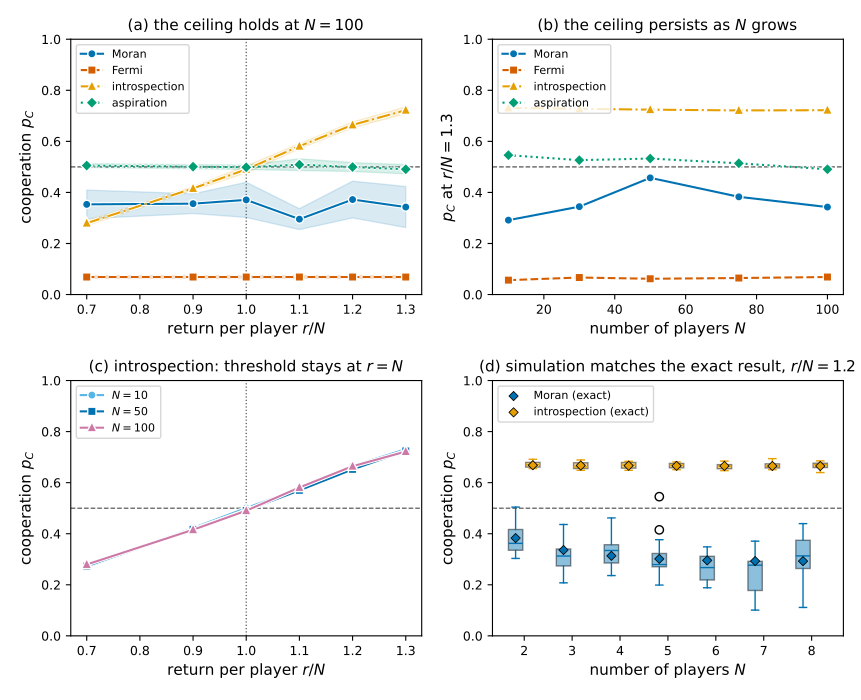

Python code for this plot:
"""The cooperation ceiling for large populations.

Reads the resumable simulation sweep produced by
``assets/data/large_n/main.py`` and draws a four-panel figure: the ceiling at
N = 100, its persistence in N, the introspection threshold across N, and a
validation of the simulator against the exact steady state at small N.
"""

import pathlib

import numpy as np
import pandas as pd
import matplotlib.pyplot as plt
import matplotlib.patheffects as path_effects

here = pathlib.Path(__file__).resolve()
data_path = here.parents[2] / "data" / "large_n"
figure_outputs = [
    here.parent / "main.pdf",
    here.parents[3] / "tex" / "figures" / "ceiling_large_n" / "main.pdf",
]

extrinsic = ["moran", "fermi"]
intrinsic = ["introspection", "aspiration"]
colours = {
    "moran": "#0072B2",
    "fermi": "#D55E00",
    "introspection": "#E69F00",
    "aspiration": "#009E73",
}
styles = {
    "moran": ("-", "o"),
    "fermi": ("--", "s"),
    "introspection": ("-.", "^"),
    "aspiration": (":", "D"),
}
labels = {
    "moran": "Moran",
    "fermi": "Fermi",
    "introspection": "introspection",
    "aspiration": "aspiration",
}
baseline_colour = "#555555"
halo = [path_effects.Stroke(linewidth=3, foreground="white"), path_effects.Normal()]
collapse_colours = {10: "#56B4E9", 50: "#0072B2", 100: "#CC79A7"}
collapse_markers = {10: "o", 50: "s", 100: "^"}

plt.rcParams.update(
    {
        "font.size": 11,
        "axes.titlesize": 11,
        "axes.labelsize": 11,
        "legend.fontsize": 8,
        "xtick.labelsize": 9,
        "ytick.labelsize": 9,
    }
)

simulations = pd.read_csv(data_path / "simulations.csv")
exact = (
    pd.read_csv(data_path / "exact.csv")
    if (data_path / "exact.csv").exists()
    else pd.DataFrame(columns=["dynamic", "N", "r_over_N", "p_C"])
)

aggregated = (
    simulations.groupby(["dynamic", "N", "r_index", "r_over_N"])["p_C"]
    .agg(["mean", "std", "count"])
    .reset_index()
)
aggregated["sem"] = aggregated["std"].fillna(0.0) / np.sqrt(aggregated["count"])


def add_baseline(ax, threshold=True):
    ax.axhline(0.5, color=baseline_colour, linestyle="--", linewidth=0.9, zorder=0)
    if threshold:
        ax.axvline(1.0, color=baseline_colour, linestyle=":", linewidth=0.9, zorder=0)
    ax.set_ylim(0.0, 1.0)
    ax.set_ylabel(r"cooperation $p_C$")


fig, ((ax_ceiling, ax_scaling), (ax_collapse, ax_validation)) = plt.subplots(
    2, 2, figsize=(8.6, 7.0)
)

# Panel A: p_C against r / N at N = 100, all four dynamics.
largest = aggregated["N"].max()
for dynamic in extrinsic + intrinsic:
    rows = aggregated[
        (aggregated["dynamic"] == dynamic) & (aggregated["N"] == largest)
    ].sort_values("r_over_N")
    if rows.empty:
        continue
    line_style, marker = styles[dynamic]
    ax_ceiling.fill_between(
        rows["r_over_N"], rows["mean"] - 1.96 * rows["sem"],
        rows["mean"] + 1.96 * rows["sem"], color=colours[dynamic], alpha=0.15, zorder=1,
    )
    ax_ceiling.plot(
        rows["r_over_N"], rows["mean"], line_style, marker=marker, ms=4,
        color=colours[dynamic], label=labels[dynamic], zorder=3, path_effects=halo,
    )
add_baseline(ax_ceiling)
ax_ceiling.set_xlabel(r"return per player $r / N$")
ax_ceiling.set_title(rf"(a) the ceiling holds at $N = {int(largest)}$")
ax_ceiling.legend(loc="upper left")

# Panel B: p_C at a high return (the largest r / N in the sweep), against N.
high_return = aggregated["r_over_N"].max()
for dynamic in extrinsic + intrinsic:
    rows = aggregated[
        (aggregated["dynamic"] == dynamic)
        & np.isclose(aggregated["r_over_N"], high_return)
    ].sort_values("N")
    if rows.empty:
        continue
    line_style, marker = styles[dynamic]
    ax_scaling.plot(
        rows["N"], rows["mean"], line_style, marker=marker, ms=4,
        color=colours[dynamic], label=labels[dynamic], zorder=3, path_effects=halo,
    )
ax_scaling.axhline(0.5, color=baseline_colour, linestyle="--", linewidth=0.9, zorder=0)
ax_scaling.set_ylim(0.0, 1.0)
ax_scaling.set_ylabel(rf"$p_C$ at $r / N = {high_return:g}$")
ax_scaling.set_xlabel(r"number of players $N$")
ax_scaling.set_title(r"(b) the ceiling persists as $N$ grows")
ax_scaling.legend(loc="upper left")

# Panel C: introspection threshold collapse across N.
for population_size in sorted(collapse_colours):
    rows = aggregated[
        (aggregated["dynamic"] == "introspection") & (aggregated["N"] == population_size)
    ].sort_values("r_over_N")
    if rows.empty:
        continue
    ax_collapse.plot(
        rows["r_over_N"], rows["mean"], "-", marker=collapse_markers[population_size],
        ms=4, color=collapse_colours[population_size], label=rf"$N = {population_size}$",
        zorder=3, path_effects=halo,
    )
add_baseline(ax_collapse)
ax_collapse.set_xlabel(r"return per player $r / N$")
ax_collapse.set_title(r"(c) introspection: threshold stays at $r = N$")
ax_collapse.legend(loc="upper left")

# Panel D: validation against the exact steady state at small N.
validation_dynamics = ["moran", "introspection"]
offsets = {"moran": -0.18, "introspection": 0.18}
small_sizes = sorted(
    simulations[simulations["N"] <= 8]["N"].unique()
)
for dynamic in validation_dynamics:
    positions, samples = [], []
    for population_size in small_sizes:
        values = simulations[
            (simulations["dynamic"] == dynamic) & (simulations["N"] == population_size)
        ]["p_C"].to_numpy()
        if values.size == 0:
            continue
        positions.append(population_size + offsets[dynamic])
        samples.append(values)
    if not samples:
        continue
    box = ax_validation.boxplot(
        samples, positions=positions, widths=0.3, patch_artist=True, manage_ticks=False,
    )
    for patch in box["boxes"]:
        patch.set_facecolor(colours[dynamic])
        patch.set_alpha(0.45)
    for element in ("medians", "whiskers", "caps"):
        for line in box[element]:
            line.set_color(colours[dynamic])
    exact_rows = exact[exact["dynamic"] == dynamic].sort_values("N")
    ax_validation.scatter(
        exact_rows["N"] + offsets[dynamic], exact_rows["p_C"], marker="D", s=22,
        color=colours[dynamic], edgecolor="black", linewidth=0.6, zorder=5,
        label=f"{labels[dynamic]} (exact)",
    )
ax_validation.axhline(0.5, color=baseline_colour, linestyle="--", linewidth=0.9, zorder=0)
ax_validation.set_ylim(0.0, 1.0)
if small_sizes:
    ax_validation.set_xticks(list(small_sizes))
ax_validation.set_xlabel(r"number of players $N$")
ax_validation.set_ylabel(r"cooperation $p_C$")
ax_validation.set_title(r"(d) simulation matches the exact result, $r / N = 1.2$")
ax_validation.legend(loc="upper left")

fig.tight_layout()
for output_path in figure_outputs:
    output_path.parent.mkdir(parents=True, exist_ok=True)
    fig.savefig(output_path)
print("saved figure:", *[str(p) for p in figure_outputs], sep="\n  ")
